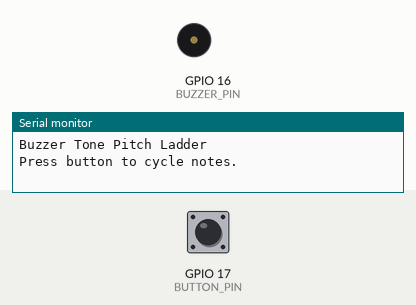
Bench run of a sketch on a simulated ESP32. On the bench: buzzer (waves = sounding), the last lines printed to the serial monitor. The inputs (shaded band) are chosen by the test bench; at power-on: GPIO 17 (BUTTON_PIN) HIGH.

Above: at 1.2 s.
1.3 s: GPIO 17 (BUTTON_PIN) pulled LOW for 0.15 s
At 1.5 s:
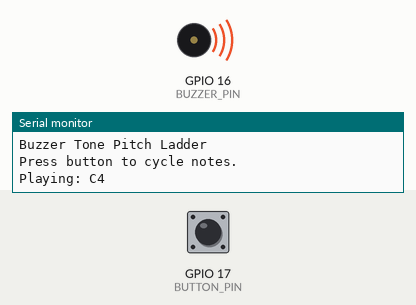
3.1 s: GPIO 17 (BUTTON_PIN) pulled LOW for 1 s
At 4.3 s:
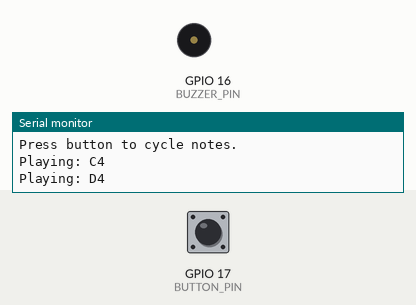
5.6 s: GPIO 17 (BUTTON_PIN) pulled LOW for 0.15 s
At 5.8 s:
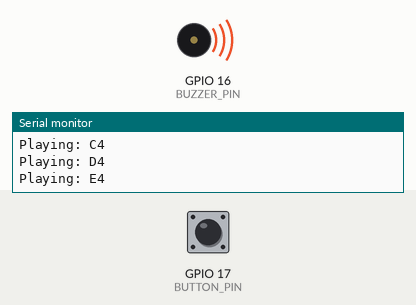
7.2 s: GPIO 17 (BUTTON_PIN) pulled LOW for 1 s
At 8.6 s:
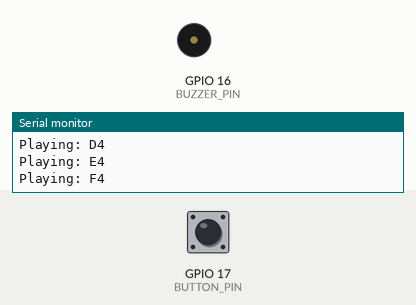
9.7 s: GPIO 17 (BUTTON_PIN) pulled LOW for 3.2 s
At 9.9 s:
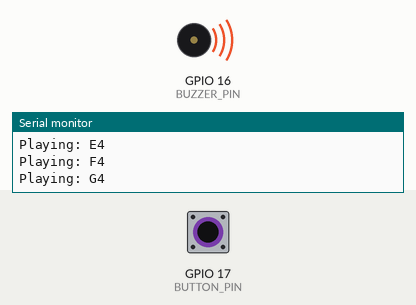
14.4 s: GPIO 17 (BUTTON_PIN) pulled LOW for 0.15 s
At 15.3 s:
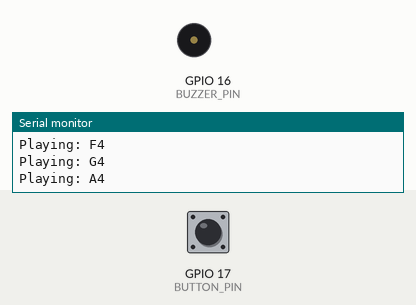
Timing chart, 0 to 17.0 s (numbered marks = the images above; inputs shaded):
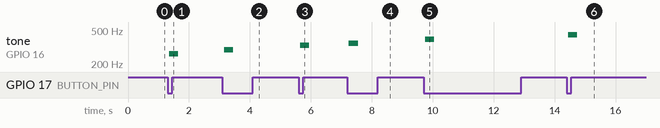

Measured:
- after the input at 1.3 s, tone on GPIO 16 (BUZZER_PIN): silent → 262 Hz after 0.05 s, → silent 0.30 s later
- after the input at 3.1 s, tone on GPIO 16 (BUZZER_PIN): silent → 294 Hz after 0.05 s, → silent 0.30 s later
- after the input at 5.6 s, tone on GPIO 16 (BUZZER_PIN): silent → 330 Hz after 0.05 s, → silent 0.30 s later
- after the input at 7.2 s, tone on GPIO 16 (BUZZER_PIN): silent → 349 Hz after 0.05 s, → silent 0.30 s later
- after the input at 9.7 s, tone on GPIO 16 (BUZZER_PIN): silent → 392 Hz after 0.05 s, → silent 0.30 s later
- after the input at 14.4 s, tone on GPIO 16 (BUZZER_PIN): silent → 440 Hz after 0.05 s, → silent 0.30 s later

The sketch:

Buzzer_Tone_Pitch_Ladder.ino
```cpp
/*
 * =============================================================================
 * CODE 2 - BUZZER TONE PITCH LADDER
 * =============================================================================
 *
 * Each button press plays the next musical note:
 *
 * C4 -> D4 -> E4 -> F4 -> G4 -> A4 -> B4 -> C5 -> C4 ...
 *
 * Button:
 *   GPIO 17
 *
 * Passive buzzer:
 *   GPIO 16
 *
 * Uses ESP32 LEDC directly instead of Arduino tone().
 * This avoids LEDC initialization problems on ESP32 Arduino core 2.0.13.
 * =============================================================================
 */

#include <Arduino.h>

//====================================================
// GPIO Configuration
//====================================================

#define BUTTON_PIN 17
#define BUZZER_PIN 16

//====================================================
// LEDC Configuration
//====================================================

#define BUZZER_CHANNEL 0
#define BUZZER_RESOLUTION 8

//====================================================
// Musical Notes
//====================================================

const int notes[] =
{
    262,  // C4
    294,  // D4
    330,  // E4
    349,  // F4
    392,  // G4
    440,  // A4
    494,  // B4
    523   // C5
};

const char* noteNames[] =
{
    "C4",
    "D4",
    "E4",
    "F4",
    "G4",
    "A4",
    "B4",
    "C5"
};

const int NUMBER_OF_NOTES = 8;

int currentNote = 0;

//====================================================
// Button State
//====================================================

bool lastButtonState = HIGH;
bool currentButtonState = HIGH;

unsigned long lastDebounceTime = 0;

const unsigned long debounceDelay = 50;

//====================================================
// Play Note
//====================================================

void playNote(int frequency, int duration)
{
    // Configure the LEDC channel for this frequency.
    ledcSetup(
        BUZZER_CHANNEL,
        frequency,
        BUZZER_RESOLUTION
    );

    // Connect the buzzer pin to the LEDC channel.
    ledcAttachPin(
        BUZZER_PIN,
        BUZZER_CHANNEL
    );

    // 50% duty cycle.
    ledcWrite(
        BUZZER_CHANNEL,
        128
    );

    // Keep note playing.
    delay(duration);

    // Stop the buzzer.
    ledcWrite(
        BUZZER_CHANNEL,
        0
    );
}

//====================================================
// Setup
//====================================================

void setup()
{
    Serial.begin(115200);

    pinMode(
        BUTTON_PIN,
        INPUT_PULLUP
    );

    pinMode(
        BUZZER_PIN,
        OUTPUT
    );

    digitalWrite(
        BUZZER_PIN,
        LOW
    );

    // Initialize LEDC once at startup.
    ledcSetup(
        BUZZER_CHANNEL,
        1000,
        BUZZER_RESOLUTION
    );

    ledcAttachPin(
        BUZZER_PIN,
        BUZZER_CHANNEL
    );

    // Make sure the buzzer starts silent.
    ledcWrite(
        BUZZER_CHANNEL,
        0
    );

    Serial.println("Buzzer Tone Pitch Ladder");
    Serial.println("Press button to cycle notes.");
}

//====================================================
// Main Loop
//====================================================

void loop()
{
    // Read physical button state.
    bool reading = digitalRead(BUTTON_PIN);

    // If physical reading changed,
    // restart debounce timer.
    if (reading != lastButtonState)
    {
        lastDebounceTime = millis();
    }

    // Accept state only after it has remained stable.
    if ((millis() - lastDebounceTime) > debounceDelay)
    {
        // Check whether stable state changed.
        if (reading != currentButtonState)
        {
            currentButtonState = reading;

            // INPUT_PULLUP:
            // LOW means button pressed.
            if (currentButtonState == LOW)
            {
                Serial.print("Playing: ");
                Serial.println(noteNames[currentNote]);

                playNote(
                    notes[currentNote],
                    300
                );

                // Advance to next note.
                currentNote++;

                // Wrap around after C5.
                if (currentNote >= NUMBER_OF_NOTES)
                {
                    currentNote = 0;
                }
            }
        }
    }

    lastButtonState = reading;
}
```
